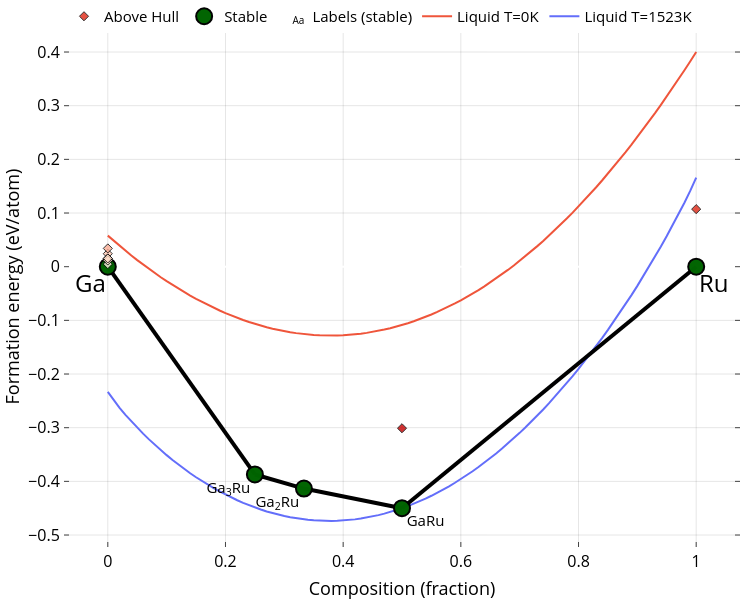
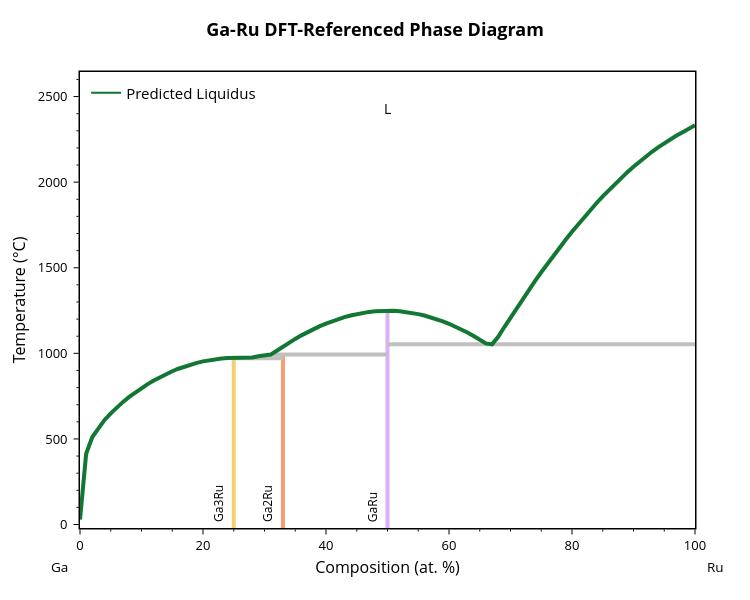

Notebook cell for these charts, in order:
### Markdown cell above
## 4. (Optional) Plug into BinaryLiquid

Replace the DFT convex hull in an existing `BinaryLiquid` object:

### Code cell
from gliquid.binary import BinaryLiquid, build_phases_from_chull, BLPlotter

bl = BinaryLiquid.from_cache(system, param_format='comb-exp')

# Swap in the modified convex hull
bl.dft_ch = new_pd
bl.phases = build_phases_from_chull(new_pd, bl.components[1])
# Update runner's convex hull features with the modified phase diagram
update_runner_chull_features(runner, system, new_pd, melt_enthalpies)

# Re-run prediction with updated features
pred_params = runner.predict_system(system) + [0]
print("Updated predicted parameters:", pred_params)
bl.update_params(pred_params)

blp = BLPlotter(bl)
blp.show('ch+g')
blp.show('pred+liq')

runner.create_compact_prediction_figure(
    system_name=system,
    output_file=None,
    max_display_features=10,
)

### Figure 1 — Plotly figure (JSON) as saved in the notebook; plotly's stock layout.template omitted (floating-point values rounded to 4 significant figures)
{"data": [{"mode": "lines", "name": "Liquid T=1523K", "type": "scatter", "x": [0, 0.01, 0.02, 0.03, 0.04, 0.05, 0.06, 0.07, 0.08, 0.09, 0.1, 0.11, 0.12, 0.13, 0.14, 0.15, 0.16, 0.17, 0.18, 0.19, 0.2, 0.21, 0.22, 0.23, 0.24, 0.25, 0.26, 0.27, 0.28, 0.29, 0.3, 0.31, 0.32, 0.33, 0.34, 0.35, 0.36, 0.37, 0.38, 0.39, 0.4, 0.41, 0.42, 0.43, 0.44, 0.45, 0.46, 0.47, 0.48, 0.49, 0.5, 0.51, 0.52, 0.53, 0.54, 0.55, 0.56, 0.57, 0.58, 0.59, 0.6, 0.61, 0.62, 0.63, 0.64, 0.65, 0.66, 0.67, 0.68, 0.69, 0.7, 0.71, 0.72, 0.73, 0.74, 0.75, 0.76, 0.77, 0.78, 0.79, 0.8, 0.81, 0.82, 0.83, 0.84, 0.85, 0.86, 0.87, 0.88, 0.89, 0.9, 0.91, 0.92, 0.93, 0.94, 0.95, 0.96, 0.97, 0.98, 0.99, 1], "y": [-0.2333, -0.2493, -0.2632, -0.2761, -0.2883, -0.3, -0.3111, -0.3218, -0.332, -0.3418, -0.3511, -0.3601, -0.3687, -0.3769, -0.3848, -0.3923, -0.3995, -0.4063, -0.4127, -0.4188, -0.4246, -0.4301, -0.4352, -0.44, -0.4445, -0.4487, -0.4525, -0.456, -0.4592, -0.4621, -0.4646, -0.4669, -0.4688, -0.4704, -0.4717, -0.4727, -0.4734, -0.4737, -0.4738, -0.4735, -0.4729, -0.472, -0.4708, -0.4693, -0.4675, -0.4653, -0.4629, -0.4601, -0.4571, -0.4537, -0.45, -0.446, -0.4417, -0.437, -0.4321, -0.4268, -0.4212, -0.4153, -0.4091, -0.4026, -0.3958, -0.3886, -0.3811, -0.3733, -0.3652, -0.3567, -0.348, -0.3389, -0.3295, -0.3197, -0.3096, -0.2992, -0.2885, -0.2774, -0.266, -0.2543, -0.2422, -0.2298, -0.217, -0.2039, -0.1904, -0.1766, -0.1625, -0.1479, -0.133, -0.1178, -0.1021, -0.08613, -0.06972, -0.05291, -0.0357, -0.01806, 5.357e-06, 0.01853, 0.03753, 0.05704, 0.0771, 0.09778, 0.1192, 0.1416, 0.1661]}, {"mode": "lines", "name": "Liquid T=0K", "type": "scatter", "x": [0, 0.01, 0.02, 0.03, 0.04, 0.05, 0.06, 0.07, 0.08, 0.09, 0.1, 0.11, 0.12, 0.13, 0.14, 0.15, 0.16, 0.17, 0.18, 0.19, 0.2, 0.21, 0.22, 0.23, 0.24, 0.25, 0.26, 0.27, 0.28, 0.29, 0.3, 0.31, 0.32, 0.33, 0.34, 0.35, 0.36, 0.37, 0.38, 0.39, 0.4, 0.41, 0.42, 0.43, 0.44, 0.45, 0.46, 0.47, 0.48, 0.49, 0.5, 0.51, 0.52, 0.53, 0.54, 0.55, 0.56, 0.57, 0.58, 0.59, 0.6, 0.61, 0.62, 0.63, 0.64, 0.65, 0.66, 0.67, 0.68, 0.69, 0.7, 0.71, 0.72, 0.73, 0.74, 0.75, 0.76, 0.77, 0.78, 0.79, 0.8, 0.81, 0.82, 0.83, 0.84, 0.85, 0.86, 0.87, 0.88, 0.89, 0.9, 0.91, 0.92, 0.93, 0.94, 0.95, 0.96, 0.97, 0.98, 0.99, 1], "y": [0.05788, 0.04827, 0.03891, 0.02979, 0.02093, 0.01232, 0.003956, -0.004153, -0.01201, -0.01961, -0.02696, -0.03406, -0.0409, -0.04749, -0.05383, -0.0599, -0.06573, -0.07129, -0.0766, -0.08166, -0.08645, -0.09099, -0.09527, -0.09929, -0.1031, -0.1066, -0.1098, -0.1128, -0.1155, -0.118, -0.1202, -0.1221, -0.1238, -0.1252, -0.1264, -0.1272, -0.1279, -0.1282, -0.1283, -0.1281, -0.1277, -0.127, -0.126, -0.1248, -0.1233, -0.1215, -0.1195, -0.1172, -0.1146, -0.1118, -0.1087, -0.1053, -0.1016, -0.09769, -0.0935, -0.08903, -0.08429, -0.07927, -0.07399, -0.06843, -0.0626, -0.05649, -0.05011, -0.04345, -0.03652, -0.02931, -0.02182, -0.01406, -0.006025, 0.002291, 0.01088, 0.01976, 0.02891, 0.03834, 0.04805, 0.05804, 0.0683, 0.07886, 0.08969, 0.1008, 0.1122, 0.1239, 0.1358, 0.1481, 0.1606, 0.1734, 0.1865, 0.1999, 0.2136, 0.2275, 0.2417, 0.2563, 0.2711, 0.2862, 0.3016, 0.3172, 0.3332, 0.3495, 0.366, 0.3828, 0.4]}, {"hoverinfo": "none", "line": {"color": "black", "width": 4}, "mode": "lines", "showlegend": false, "type": "scatter", "x": [0.5, 0.3333, null, 0.3333, 0.25, null, 0.25, 0, null, 0.5, 1, null], "y": [-0.45, -0.4134, null, -0.4134, -0.3871, null, -0.3871, 0, null, -0.45, 0, null]}, {"hoverinfo": "skip", "mode": "text", "name": "Labels (stable)", "opacity": 1, "showlegend": true, "text": ["GaRu", "Ga<sub>2</sub>Ru", "Ga<sub>3</sub>Ru"], "textposition": ["bottom right", "bottom left", "bottom left"], "type": "scatter", "visible": true, "x": [0.508, 0.3253, 0.242], "y": [-0.463, -0.4264, -0.4001]}, {"error_y": {"array": [0, 0, 0, 0, 0], "color": "gray", "thickness": 2.5, "type": "data", "width": 5}, "hoverinfo": "text", "hoverlabel": {"font": {"size": 14}}, "hovertext": ["GaRu (no ID) <br> -0.45 eV/atom (Stable)", "Ga<sub>2</sub>Ru (no ID) <br> -0.413 eV/atom (Stable)", "Ga<sub>3</sub>Ru (no ID) <br> -0.387 eV/atom (Stable)", "Ga (no ID) <br> 0.0 eV/atom (Stable)", "Ru (no ID) <br> 0.0 eV/atom (Stable)"], "marker": {"color": "darkgreen", "line": {"color": "black", "width": 2}, "size": 16}, "mode": "markers", "name": "Stable", "opacity": 0.99, "showlegend": true, "type": "scatter", "x": [0.5, 0.3333, 0.25, 0, 1], "y": [-0.45, -0.4134, -0.3871, 0, 0]}, {"hoverinfo": "text", "hoverlabel": {"font": {"size": 14}}, "hovertext": ["Ru (no ID) <br> 0.107 eV/atom (+0.107 eV/atom)", "Ga (no ID) <br> 0.024 eV/atom (+0.024 eV/atom)", "Ga (no ID) <br> 0.034 eV/atom (+0.034 eV/atom)", "Ga (no ID) <br> 0.011 eV/atom (+0.011 eV/atom)", "Ga (no ID) <br> 0.015 eV/atom (+0.015 eV/atom)", "Ga (no ID) <br> 0.005 eV/atom (+0.005 eV/atom)", "Ga (no ID) <br> 0.012 eV/atom (+0.012 eV/atom)", "Ga (no ID) <br> 0.015 eV/atom (+0.015 eV/atom)", "GaRu (no ID) <br> -0.301 eV/atom (+0.149 eV/atom)"], "marker": {"color": [0.107, 0.024, 0.034, 0.011, 0.015, 0.005, 0.012, 0.015, 0.149], "colorscale": [[0, "#fff5e3"], [0.5, "#f24324"], [1, "#c40000"]], "line": {"color": "black", "width": 1}, "opacity": 0.8, "size": 7, "symbol": "diamond"}, "mode": "markers", "name": "Above Hull", "showlegend": true, "type": "scatter", "x": [1, 0, 0, 0, 0, 0, 0, 0, 0.5], "y": [0.1073, 0.02417, 0.03406, 0.01134, 0.01527, 0.004823, 0.01168, 0.01539, -0.301]}], "layout": {"annotations": [{"align": "center", "font": {"color": "#000000", "size": 24}, "opacity": 1, "showarrow": false, "text": "Ga", "x": -0.03, "xref": "x", "y": -0.03, "yref": "y"}, {"align": "center", "font": {"color": "#000000", "size": 24}, "opacity": 1, "showarrow": false, "text": "Ru", "x": 1.03, "xref": "x", "y": -0.03, "yref": "y"}], "autosize": true, "coloraxis": {"colorbar": {"x": 1, "y": 0.05, "yanchor": "top"}}, "font": {"color": "black", "size": 15}, "height": 600, "hovermode": "closest", "legend": {"orientation": "h", "tracegroupgap": 7, "traceorder": "reversed", "x": 0, "xanchor": "left", "y": 1.05}, "margin": {"b": 10, "l": 10, "pad": 0, "r": 10, "t": 0}, "paper_bgcolor": "white", "plot_bgcolor": "white", "showlegend": true, "width": 750, "xaxis": {"anchor": "y", "gridcolor": "rgba(0,0,0,0.1)", "mirror": "ticks", "nticks": 8, "showgrid": true, "showline": true, "side": "bottom", "tickfont": {"color": "black", "size": 16}, "ticks": "inside", "title": {"font": {"color": "#000000", "size": 18}, "text": "Composition (fraction)"}, "type": "linear", "zeroline": false}, "yaxis": {"anchor": "x", "gridcolor": "rgba(0,0,0,0.1)", "mirror": "ticks", "showgrid": true, "showline": true, "side": "left", "tickfont": {"color": "black", "size": 16}, "ticks": "inside", "title": {"font": {"color": "#000000", "size": 18}, "text": "Formation energy (eV/atom)"}, "type": "linear"}}}

### Figure 2 — Plotly figure (JSON) as saved in the notebook; plotly's stock layout.template omitted (floating-point values rounded to 4 significant figures)
{"data": [{"hovertemplate": "label=Ga3Ru<br>x=%{x}<br>t=%{y}<extra></extra>", "legendgroup": "Ga3Ru", "line": {"color": "rgb(246, 207, 113)", "dash": "solid", "width": 4}, "marker": {"symbol": "circle"}, "mode": "lines", "name": "Ga3Ru", "orientation": "v", "showlegend": false, "type": "scatter", "x": [25, 25, 25, 25, 25, 25, 25, 25, 25, 25, 25, 25, 25, 25, 25, 25, 25, 25, 25, 25, 25, 25, 25, 25, 25, 25, 25, 25, 25, 25], "xaxis": "x", "y": [29.75, 413.7, 953.3, 745.6, 566.4, 511.3, 716.4, 684.6, 611.0, 649.8, 971.9, 973.1, 970.3, 973.1, 974.5, 974.5, 820.6, 879.1, 797.5, 772.6, 861.3, 841.8, 966.1, 960.4, 910.0, 895.3, 923.1, 944.7, 934.6, -273.1], "yaxis": "y"}, {"hovertemplate": "label=Ga2Ru<br>x=%{x}<br>t=%{y}<extra></extra>", "legendgroup": "Ga2Ru", "line": {"color": "rgb(248, 156, 116)", "dash": "solid", "width": 4}, "marker": {"symbol": "circle"}, "mode": "lines", "name": "Ga2Ru", "orientation": "v", "showlegend": false, "type": "scatter", "x": [33, 33, 33, 33, 33, 33, 33], "xaxis": "x", "y": [988.6, 983.1, 976.2, 971.9, 993.0, 992.7, -273.1], "yaxis": "y"}, {"hovertemplate": "label=GaRu<br>x=%{x}<br>t=%{y}<extra></extra>", "legendgroup": "GaRu", "line": {"color": "rgb(220, 176, 242)", "dash": "solid", "width": 4}, "marker": {"symbol": "circle"}, "mode": "lines", "name": "GaRu", "orientation": "v", "showlegend": false, "type": "scatter", "x": [50, 50, 50, 50, 50, 50, 50, 50, 50, 50, 50, 50, 50, 50, 50, 50, 50, 50, 50, 50, 50, 50, 50, 50, 50, 50, 50, 50, 50, 50, 50, 50, 50, 50, 50, 50, 50, 50, 50], "xaxis": "x", "y": [1242.0, 1246.0, 1211.0, 1221.0, 1236.0, 1229.0, 1142.0, 1124.0, 1200.0, 1188.0, 1159.0, 1174.0, 1081.0, 1251.0, 1249.0, 1052.0, 1058.0, 1122.0, 1102.0, 1187.0, 1173.0, 1140.0, 1157.0, 1200.0, 1211.0, 1251.0, 1063.0, 1039.0, 1015.0, 993.0, 1084.0, 1105.0, 1229.0, 1221.0, 1246.0, 1249.0, 1236.0, 1242.0, -273.1], "yaxis": "y"}, {"hovertemplate": "x=%{x}<br>y=%{y}<extra></extra>", "legendgroup": "", "line": {"color": "Silver", "dash": "solid", "width": 4}, "marker": {"symbol": "circle"}, "mode": "lines", "name": "", "orientation": "v", "showlegend": false, "type": "scatter", "x": [25, 27, 33], "xaxis": "x", "y": [971.9, 971.9, 971.9], "yaxis": "y"}, {"hovertemplate": "x=%{x}<br>y=%{y}<extra></extra>", "legendgroup": "", "line": {"color": "Silver", "dash": "solid", "width": 4}, "marker": {"symbol": "circle"}, "mode": "lines", "name": "", "orientation": "v", "showlegend": false, "type": "scatter", "x": [50, 67, 100], "xaxis": "x", "y": [1052.0, 1052.0, 1052.0], "yaxis": "y"}, {"hovertemplate": "x=%{x}<br>y=%{y}<extra></extra>", "legendgroup": "", "line": {"color": "Silver", "dash": "solid", "width": 4}, "marker": {"symbol": "circle"}, "mode": "lines", "name": "", "orientation": "v", "showlegend": false, "type": "scatter", "x": [31, 33, 50], "xaxis": "x", "y": [993.0, 993.0, 993.0], "yaxis": "y"}, {"hovertemplate": "label=L<br>x=%{x}<br>t=%{y}<extra></extra>", "legendgroup": "L", "line": {"color": "#117733", "dash": "solid", "width": 4}, "marker": {"symbol": "circle"}, "mode": "lines", "name": "L", "orientation": "v", "showlegend": false, "type": "scatter", "x": [0, 1, 2, 3, 4, 5, 6, 7.0, 8, 9, 10, 11, 12, 13, 14.0, 15, 16, 17, 18, 19, 20, 21, 22, 23, 24, 25, 26, 27, 28.0, 29.0, 30, 31, 32, 33, 34, 35, 36, 37, 38, 39, 40, 41, 42, 43, 44, 45, 46, 47, 48, 49, 50, 51, 52, 53, 54, 55.0, 56.0, 57.0, 58.0, 59, 60, 61, 62, 63, 64, 65, 66, 67, 68, 69, 70, 71, 72, 73, 74, 75, 76, 77, 78, 79, 80, 81, 82, 83, 84, 85, 86, 87, 88, 89, 90, 91, 92, 93, 94, 95, 96, 97, 98, 99, 100], "xaxis": "x", "y": [29.75, 413.7, 511.3, 566.4, 611.0, 649.8, 684.6, 716.4, 745.6, 772.6, 797.5, 820.6, 841.8, 861.3, 879.1, 895.3, 910.0, 923.1, 934.6, 944.7, 953.3, 960.4, 966.1, 970.3, 973.1, 974.5, 973.1, 971.9, 976.2, 983.1, 988.6, 992.7, 1015.0, 1039.0, 1063.0, 1084.0, 1105.0, 1124.0, 1142.0, 1159.0, 1174.0, 1188.0, 1200.0, 1211.0, 1221.0, 1229.0, 1236.0, 1242.0, 1246.0, 1249.0, 1251.0, 1249.0, 1246.0, 1242.0, 1236.0, 1229.0, 1221.0, 1211.0, 1200.0, 1187.0, 1173.0, 1157.0, 1140.0, 1122.0, 1102.0, 1081.0, 1058.0, 1052.0, 1097.0, 1154.0, 1210.0, 1264.0, 1318.0, 1371.0, 1423.0, 1474.0, 1523.0, 1572.0, 1619.0, 1665.0, 1710.0, 1754.0, 1797.0, 1838.0, 1878.0, 1917.0, 1954.0, 1990.0, 2025.0, 2058.0, 2090.0, 2121.0, 2150.0, 2177.0, 2203.0, 2228.0, 2251.0, 2272.0, 2292.0, 2311.0, 2333.0], "yaxis": "y"}, {"marker": {"color": "#117733"}, "mode": "lines", "name": "Predicted Liquidus", "showlegend": true, "type": "scatter", "x": [null], "y": [null]}], "layout": {"annotations": [{"borderpad": 5, "font": {"color": "black", "size": 12}, "showarrow": false, "text": "Ga3Ru", "textangle": -90, "x": 22.5, "y": -20.25, "yanchor": "bottom"}, {"borderpad": 5, "font": {"color": "black", "size": 12}, "showarrow": false, "text": "Ga2Ru", "textangle": -90, "x": 30.5, "y": -20.25, "yanchor": "bottom"}, {"borderpad": 5, "font": {"color": "black", "size": 12}, "showarrow": false, "text": "GaRu", "textangle": -90, "x": 47.5, "y": -20.25, "yanchor": "bottom"}, {"font": {"color": "black", "size": 14}, "showarrow": false, "text": "L", "x": 50, "y": 2430.0}, {"font": {"color": "black", "size": 13.5}, "showarrow": false, "text": "Ga", "x": -0.05, "xanchor": "left", "xref": "paper", "y": -0.086, "yanchor": "middle", "yref": "paper"}, {"font": {"color": "black", "size": 13.5}, "showarrow": false, "text": "Ru", "x": 1.05, "xanchor": "right", "xref": "paper", "y": -0.086, "yanchor": "middle", "yref": "paper"}], "font": {"color": "black", "size": 13}, "height": 600, "legend": {"font": {"size": 15}, "x": 0.01, "xanchor": "left", "y": 0.99, "yanchor": "top"}, "margin": {"b": 72, "r": 55, "t": 72}, "plot_bgcolor": "white", "showlegend": true, "title": {"font": {"color": "black", "size": 18}, "text": "<b>Ga-Ru DFT-Referenced Phase Diagram</b>", "x": 0.5, "xanchor": "center", "yanchor": "bottom"}, "width": 750, "xaxis": {"linecolor": "black", "linewidth": 1.5, "minor": {"nticks": 5, "tickcolor": "black", "ticklen": 2, "ticks": "outside", "tickwidth": 1}, "mirror": true, "range": [0, 100], "showline": true, "tickcolor": "black", "tickformat": ".0f", "ticklen": 5, "ticks": "outside", "tickwidth": 1, "title": {"font": {"size": 16}, "standoff": 8, "text": "Composition (at. %)"}}, "yaxis": {"linecolor": "black", "linewidth": 1.5, "minor": {"nticks": 5, "tickcolor": "black", "ticklen": 2, "ticks": "outside", "tickwidth": 1}, "mirror": true, "range": [-20.25, 2643.0], "showline": true, "tickcolor": "black", "ticklen": 5, "ticks": "outside", "ticksuffix": " ", "tickwidth": 1, "title": {"font": {"size": 16}, "standoff": 8, "text": "Temperature (°C)"}}}}
